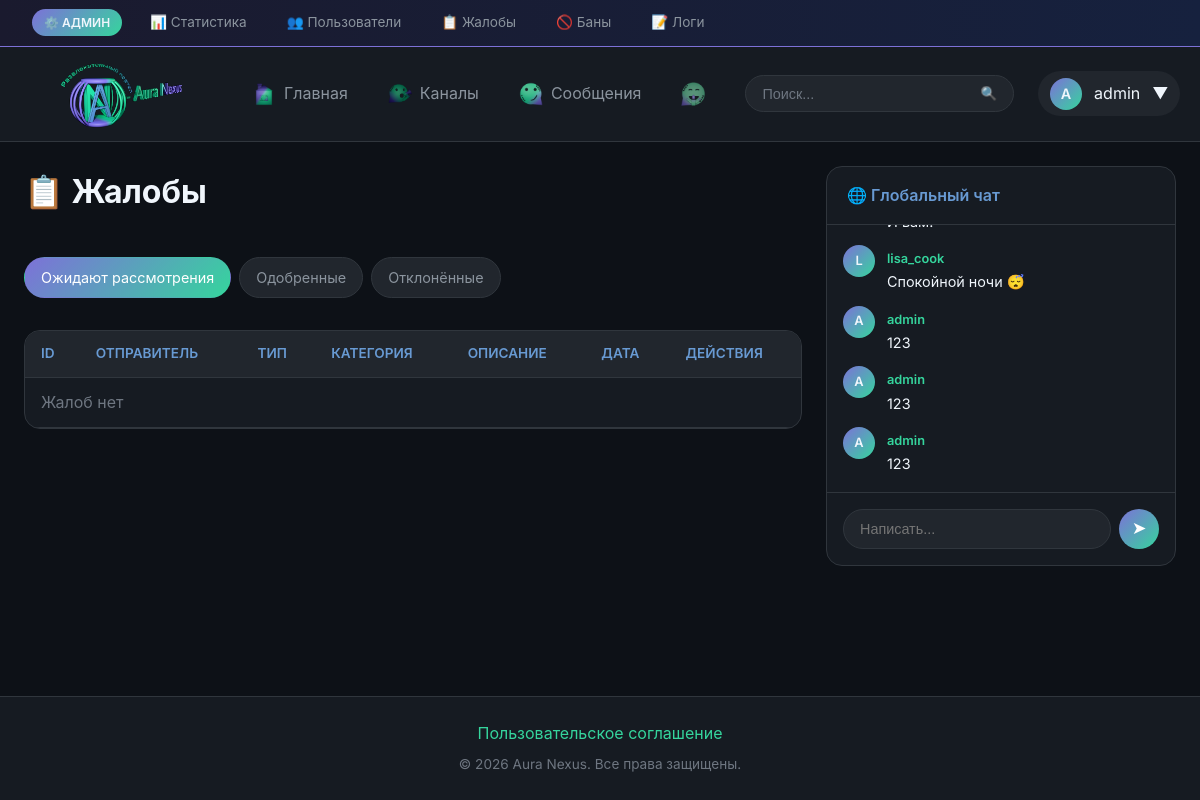
The page /admin/reports (signed in) on the database its author committed.
### tables this page shows
CREATE TABLE users (
            id INTEGER PRIMARY KEY AUTOINCREMENT,
            username TEXT UNIQUE NOT NULL,
            email TEXT UNIQUE NOT NULL,
            password TEXT NOT NULL,
            role TEXT DEFAULT 'user',
            avatar TEXT,
            banner TEXT,
            bio TEXT,
            is_banned INTEGER DEFAULT 0,
            ban_until TEXT,
            ban_reason TEXT,
            created_at TEXT DEFAULT CURRENT_TIMESTAMP
        );

CREATE TABLE global_chat (
            id INTEGER PRIMARY KEY AUTOINCREMENT,
            user_id INTEGER NOT NULL,
            content TEXT NOT NULL,
            created_at TEXT DEFAULT CURRENT_TIMESTAMP,
            FOREIGN KEY (user_id) REFERENCES users(id)
        );

### app.py (the view)
@app.route('/admin/reports')
@role_required('moderator')
def admin_reports():
    status = request.args.get('status', 'pending')
    conn = get_db()
    reports = conn.execute('''
        SELECT r.*,
               reporter.username as reporter_name,
               p.title as post_title,
               c.content as comment_content,
               reported_user.username as reported_username
        FROM reports r
        JOIN users reporter ON r.reporter_id = reporter.id
        LEFT JOIN posts p ON r.post_id = p.id
        LEFT JOIN comments c ON r.comment_id = c.id
        LEFT JOIN users reported_user ON r.user_id = reported_user.id
        WHERE r.status = ?
        ORDER BY r.created_at DESC
    ''', (status,)).fetchall()
    chat_messages = get_chat_messages()
    return render_template('admin/reports.html', reports=reports, current_status=status, chat_messages=chat_messages)

### app.py (called while the page is built, shortened)
def get_db():
    if 'db' not in g:
        g.db = sqlite3.connect(DATABASE, timeout=30)
        g.db.row_factory = sqlite3.Row
        g.db.execute('PRAGMA journal_mode=WAL')
        g.db.execute('PRAGMA busy_timeout=30000')
    return g.db

def get_current_user():
    if 'user_id' not in session:
        return None
    conn = get_db()
    user = conn.execute('SELECT * FROM users WHERE id = ?', (session['user_id'],)).fetchone()
    return user

def role_required(min_role):
    def decorator(f):
        @wraps(f)
        def decorated(*args, **kwargs):
            user = get_current_user()
            if not user:
                flash('Необходимо войти в аккаунт', 'danger')
                return redirect('/login')
            user_role = ROLES.get(user['role'], 0)
            required_role = ROLES.get(min_role, 999)
            if user_role < required_role:
                flash('Недостаточно прав', 'danger')
                return redirect('/')
            return f(*args, **kwargs)
        return decorated
    return decorator

def get_chat_messages():
    conn = get_db()
    return conn.execute('''
        SELECT g.*, u.username, u.avatar
        FROM global_chat g
        JOIN users u ON g.user_id = u.id
        ORDER BY g.id DESC LIMIT 50
    ''').fetchall()[::-1]

def get_unread_notifications_count(user_id):
    conn = get_db()
    result = conn.execute('SELECT COUNT(*) as count FROM notifications WHERE user_id = ? AND is_read = 0', (user_id,)).fetchone()
    return result['count'] if result else 0

def get_unread_messages_count(user_id):
    conn = get_db()
    result = conn.execute('''
        SELECT COUNT(*) as count FROM messages m
        JOIN conversations c ON m.conversation_id = c.id
        WHERE (c.user1_id = ? OR c.user2_id = ?) AND m.sender_id != ? AND m.is_read = 0
    ''', (user_id, user_id, user_id)).fetchone()
    return result['count'] if result else 0

def get_pending_reports_count():
    conn = get_db()
    result = conn.execute(
        'SELECT COUNT(*) as count FROM reports WHERE status = "pending"'
    ).fetchone()
    return result['count'] if result else 0

### templates/admin/reports.html (shortened to what this page needs)
{% extends 'base.html' %}
{% block content %}
<div class="page-header">
    <h1 class="page-title">📋 Жалобы</h1>
</div>
<div class="tabs report-tabs">
    <a href="/admin/reports?status=pending" class="tab {% if current_status == 'pending' %}active{% endif %}">
        Ожидают рассмотрения
    </a>
    <a href="/admin/reports?status=approved" class="tab {% if current_status == 'approved' %}active{% endif %}">
        Одобренные
    </a>
    <a href="/admin/reports?status=rejected" class="tab {% if current_status == 'rejected' %}active{% endif %}">
        Отклонённые
    </a>
</div>
<div class="card">
    <div class="card-body no-padding">
        <table class="table">
            <thead>
                <tr>
                    <th>ID</th>
                    <th>Отправитель</th>
                    <th>Тип</th>
                    <th>Категория</th>
                    <th>Описание</th>
                    <th>Дата</th>
                    {% if current_status == 'pending' %}
                    <th>Действия</th>
                    {% endif %}
                </tr>
            </thead>
            <tbody>
                {% for report in reports %}
                <tr>
                    <td>{{ report.id }}</td>
                    <td>
                        <a href="/profile/{{ report.reporter_name }}">{{ report.reporter_name }}</a>
                    </td>
                    <td>
                        {% if report.post_id %}
                        <span class="badge badge-info">Пост</span>
                        {% elif report.comment_id %}
                        <span class="badge badge-warning">Комментарий</span>
                        {% elif report.user_id %}
                        <span class="badge badge-purple">Пользователь</span>
                        {% endif %}
                    </td>
                    <td>
                        <span class="badge">{{ report.category }}</span>
                    </td>
                    <td class="description-cell">
                        {{ report.description or 'Без описания' }}
                    </td>
                    <td>{{ report.created_at[:16] }}</td>
                    {% if current_status == 'pending' %}
                    <td>
                        <div class="action-buttons">
                            <form method="POST" action="/admin/reports/{{ report.id }}/handle" class="inline-form">
                                <input type="hidden" name="action" value="approve">
                                <button type="submit" class="btn btn-sm btn-success" title="Одобрить и удалить контент">✓</button>
                            </form>
                            <form method="POST" action="/admin/reports/{{ report.id }}/handle" class="inline-form">
                                <input type="hidden" name="action" value="reject">
                                <button type="submit" class="btn btn-sm btn-danger" title="Отклонить жалобу">✕</button>
                            </form>
                        </div>
                    </td>
                    {% endif %}
                </tr>
                {% else %}
                <tr>
                    <td colspan="7" class="text-center text-muted">Жалоб нет</td>
                </tr>
                {% endfor %}
            </tbody>
        </table>
    </div>
</div>
{% endblock %}

### templates/base.html (shortened to what this page needs)
<!DOCTYPE html>
<html lang="ru">
<head>
    <link rel="stylesheet" href="{{ url_for('static', filename='css/style.css') }}">
    <link href="https://cdn.quilljs.com/1.3.7/quill.snow.css" rel="stylesheet">
</head>
<body>
    {% if current_user and current_user.role == 'admin' %}
    <div class="admin-bar">
        <span class="admin-bar-label">⚙️ АДМИН</span>
        <a href="/admin">📊 Статистика</a>
        <a href="/admin/users">👥 Пользователи</a>
        <a href="/admin/reports">
            📋 Жалобы
        </a>
        <a href="/admin/bans">🚫 Баны</a>
        <a href="/admin/logs">📝 Логи</a>
    </div>
    {% endif %}
   <nav>
    <a href="/" class="logo">
        <img src="{{ url_for('static', filename='images/logo.png') }}" alt="Aura Nexus" class="logo-image"
             onerror="this.style.display='none'; this.nextElementSibling.style.display='flex';">
    </a>
    <div class="nav-links">
        <a href="/" class="nav-link {% if request.path == '/' %}active{% endif %}">
            <span class="nav-icon">
                <img src="{{ url_for('static', filename='images/icons/home.png') }}" alt=""
                     onerror="this.style.display='none'; this.nextElementSibling.style.display='inline';">
            </span>
            <span>Главная</span>
        </a>
        <a href="/channels" class="nav-link {% if '/channel' in request.path %}active{% endif %}">
            <span class="nav-icon">
                <img src="{{ url_for('static', filename='images/icons/channels.png') }}" alt=""
                     onerror="this.style.display='none'; this.nextElementSibling.style.display='inline';">
            </span>
            <span>Каналы</span>
        </a>
        {% if current_user %}
        <a href="/messages" class="nav-link {% if '/messages' in request.path %}active{% endif %}">
            <span class="nav-icon">
                <img src="{{ url_for('static', filename='images/icons/messages.png') }}" alt=""
                     onerror="this.style.display='none'; this.nextElementSibling.style.display='inline';">
            </span>
            <span>Сообщения</span>
        </a>
        <a href="/notifications" class="nav-link {% if '/notifications' in request.path %}active{% endif %}">
            <span class="nav-icon">
                <img src="{{ url_for('static', filename='images/icons/notifications.png') }}" alt=""
                     onerror="this.style.display='none'; this.nextElementSibling.style.display='inline';">
            </span>
        </a>
        {% endif %}
    </div>
    <div class="search-container">
        <form class="search-bar" action="/" method="GET">
            <input type="text" name="q" placeholder="Поиск..." value="{{ request.args.get('q', '') }}">
            <button type="submit">🔍</button>
        </form>
    </div>
    {% if current_user %}
    <div class="dropdown">
        <div class="nav-user">
            <div class="nav-user-avatar">
                {% if current_user.avatar %}
                <img src="{{ url_for('uploaded_file', filename=current_user.avatar) }}" alt="">
                {% else %}
                {{ current_user.username[0]|upper }}
                {% endif %}
            </div>
            <span>{{ current_user.username }}</span>
            <span>▼</span>
        </div>
    </div>
    {% endif %}
</nav>
    <div class="layout {% block layout_class %}{% endblock %}">
        <main class="main-content">
            {% block content %}{% endblock %}
        </main>
        {% if current_user and not hide_sidebar %}
        <aside class="sidebar">
            {% block sidebar %}
            <div class="card chat-box">
                <div class="card-header">
                    <h3 class="card-title">🌐 Глобальный чат</h3>
                </div>
                <div class="chat-messages" id="global-chat-messages">
                    {% for msg in chat_messages %}
                    <div class="chat-message" data-message-id="{{ msg.id }}">
                        <div class="chat-message-avatar">
                            {% if msg.avatar %}
                            <img src="{{ url_for('uploaded_file', filename=msg.avatar) }}" alt="">
                            {% else %}
                            {{ msg.username[0]|upper }}
                            {% endif %}
                        </div>
                        <div class="chat-message-content">
                            <a href="/profile/{{ msg.username }}" class="chat-message-author">{{ msg.username }}</a>
                            <div class="chat-message-text">{{ msg.content }}</div>
                        </div>
                    </div>
                    {% else %}
                    <div class="empty-state" style="padding: 2rem;">
                        <p>Сообщений пока нет</p>
                    </div>
                    {% endfor %}
                </div>
                <form class="chat-input" id="global-chat-form" action="/api/global_chat" method="POST">
                    <input type="text" name="content" id="global-chat-input" placeholder="Написать..." autocomplete="off" required>
                    <button type="submit">➤</button>
                </form>
            </div>
            {% endblock %}
        </aside>
        {% endif %}
    </div>
    <footer>
        <a href="/user_agreement">Пользовательское соглашение</a>
        <p>&copy; 2026 Aura Nexus. Все права защищены.</p>
    </footer>
</body>
</html>

### templates/admin/reports.html (style rules this page uses)
.page-header { margin-bottom: 1.5rem; }
.report-tabs { margin-bottom: 1rem; }
.no-padding { padding: 0; }
.text-center { text-align: center; }
.text-muted { color: var(--text-muted); }

### rows shown on the page
users: username "A", username "admin"
global_chat: username "L", username "lisa_cook", content "Спокойной ночи 😴"
global_chat: username "A", username "admin", content "123"
global_chat: username "A", username "admin", content "123"
global_chat: username "A", username "admin", content "123"
